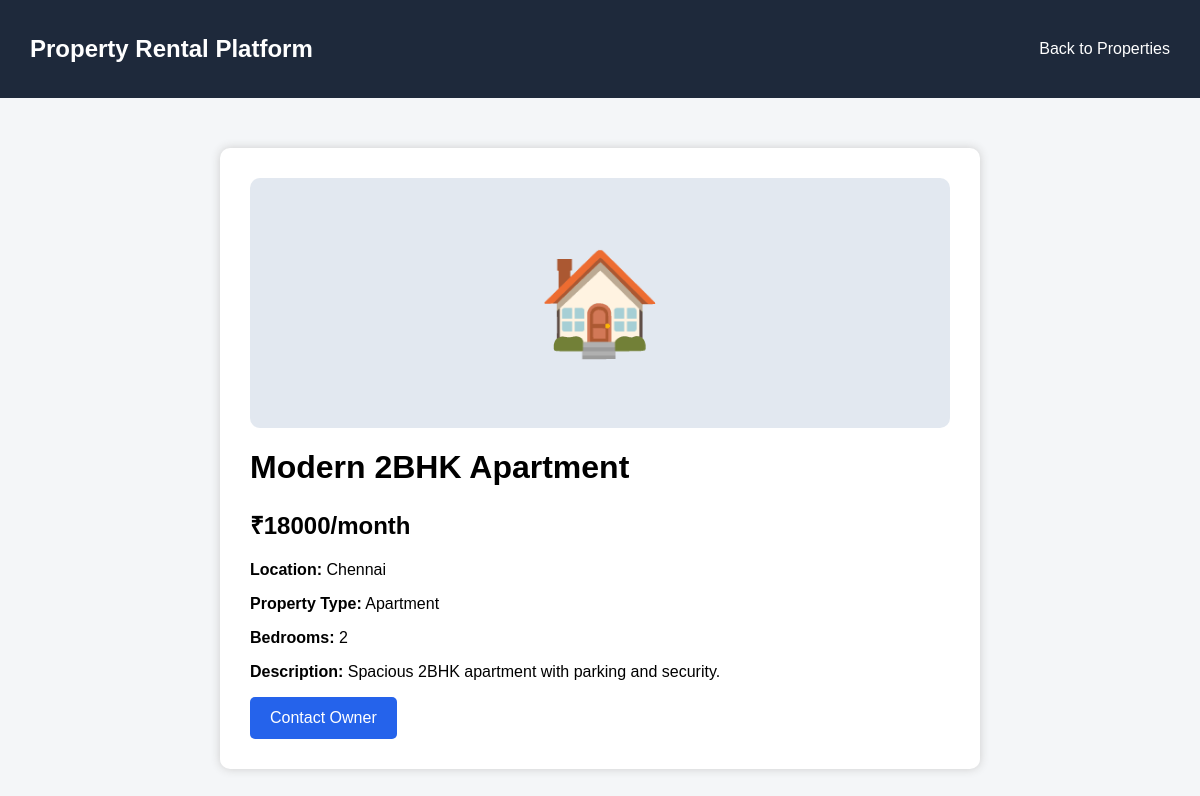
/property/1, run on the app's committed database.
### tables this page shows
CREATE TABLE properties (
            id INTEGER PRIMARY KEY AUTOINCREMENT,
            title TEXT NOT NULL,
            location TEXT NOT NULL,
            property_type TEXT NOT NULL,
            price INTEGER NOT NULL,
            bedrooms INTEGER NOT NULL,
            description TEXT NOT NULL
        );

### app.py (the view)
@app.route("/property/<int:property_id>")
def details(property_id):
    conn = get_db()
    property_data = conn.execute(
        "SELECT * FROM properties WHERE id = ?",
        (property_id,)
    ).fetchone()
    conn.close()
    return render_template(
        "details.html",
        property=property_data
    )

### app.py (called while the page is built)
def get_db():
    conn = sqlite3.connect("property.db")
    conn.row_factory = sqlite3.Row
    return conn

### templates/details.html (shortened to what this page needs)
<!DOCTYPE html>
<html>
<head>
    <link
        rel="stylesheet"
        href="{{ url_for('static', filename='style.css') }}"
    >
</head>
<body>
<div class="navbar">
    <h2>Property Rental Platform</h2>
    <a href="/properties">Back to Properties</a>
</div>
<div class="details">
    <div class="large-image">
        🏠
    </div>
    <h1>
        {{ property["title"] }}
    </h1>
    <h2>
        ₹{{ property["price"] }}/month
    </h2>
    <p>
        <b>Location:</b>
        {{ property["location"] }}
    </p>
    <p>
        <b>Property Type:</b>
        {{ property["property_type"] }}
    </p>
    <p>
        <b>Bedrooms:</b>
        {{ property["bedrooms"] }}
    </p>
    <p>
        <b>Description:</b>
        {{ property["description"] }}
    </p>
    <a
        href="/inquiry/{{ property['id'] }}"
        class="btn"
    >
        Contact Owner
    </a>
</div>
</body>
</html>

### templates/static/style.css (style rules this page uses)
body { font-family: Arial, sans-serif; margin: 0; background: #f4f6f8; }
.navbar { background: #1e293b; color: white; padding: 15px 30px; display: flex; justify-content: space-between; align-items: center; }
.navbar a { color: white; text-decoration: none; margin-left: 20px; }
.large-image { height: 250px; background: #e2e8f0; display: flex; align-items: center; justify-content: center; font-size: 100px; border-radius: 10px; }
.btn, button { display: inline-block; background: #2563eb; color: white; padding: 12px 20px; border: none; border-radius: 5px; text-decoration: none; cursor: pointer; }
.details { background: white; max-width: 700px; margin: 50px auto; padding: 30px; border-radius: 10px; box-shadow: 0 0 10px #ccc; }

### data on the page
properties: title "Modern 2BHK Apartment", price "18000", location "Chennai", property_type "Apartment", bedrooms "2", description "Spacious 2BHK apartment with parking and security."
